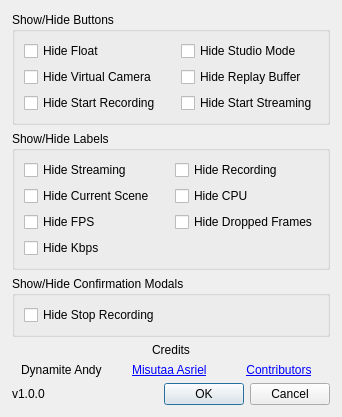
<?xml version='1.0' encoding='UTF-8'?>
<ui version="4.0">
 <class>DialogPluginSettings</class>
 <widget class="QDialog" name="dialogPluginSettings">
  <property name="geometry">
   <rect>
    <x>0</x>
    <y>0</y>
    <width>336</width>
    <height>392</height>
   </rect>
  </property>
  <property name="windowTitle">
   <string>Dynamite Toolbar Settings</string>
  </property>
  <layout class="QVBoxLayout" name="vLayoutToolbarSettings" stretch="0,0,0,0,0">
   <property name="sizeConstraint">
    <enum>QLayout::SizeConstraint::SetFixedSize</enum>
   </property>
   <property name="leftMargin">
    <number>12</number>
   </property>
   <property name="topMargin">
    <number>12</number>
   </property>
   <property name="rightMargin">
    <number>12</number>
   </property>
   <property name="bottomMargin">
    <number>12</number>
   </property>
   <item>
    <widget class="QGroupBox" name="grpShowHideButtons">
     <property name="title">
      <string>Show/Hide Buttons</string>
     </property>
     <layout class="QVBoxLayout" name="vLayoutShowHideButtons" stretch="0">
      <item>
       <layout class="QFormLayout" name="frmLayoutShowHideButtons">
        <property name="fieldGrowthPolicy">
         <enum>QFormLayout::FieldGrowthPolicy::ExpandingFieldsGrow</enum>
        </property>
        <property name="horizontalSpacing">
         <number>20</number>
        </property>
        <property name="bottomMargin">
         <number>0</number>
        </property>
        <item row="0" column="0">
         <widget class="QCheckBox" name="cbxShowHideFloat">
          <property name="text">
           <string>Hide Float</string>
          </property>
         </widget>
        </item>
        <item row="0" column="1">
         <widget class="QCheckBox" name="cbxShowHideStudioMode">
          <property name="text">
           <string>Hide Studio Mode</string>
          </property>
         </widget>
        </item>
        <item row="1" column="0">
         <widget class="QCheckBox" name="cbxShowHideVirtualCamera">
          <property name="text">
           <string>Hide Virtual Camera</string>
          </property>
         </widget>
        </item>
        <item row="1" column="1">
         <widget class="QCheckBox" name="cbxShowHideReplayBuffer">
          <property name="text">
           <string>Hide Replay Buffer</string>
          </property>
         </widget>
        </item>
        <item row="2" column="0">
         <widget class="QCheckBox" name="cbxShowHideStartRecording">
          <property name="text">
           <string>Hide Start Recording</string>
          </property>
         </widget>
        </item>
        <item row="2" column="1">
         <widget class="QCheckBox" name="cbxShowHideStartStreaming">
          <property name="text">
           <string>Hide Start Streaming</string>
          </property>
         </widget>
        </item>
       </layout>
      </item>
     </layout>
    </widget>
   </item>
   <item>
    <widget class="QGroupBox" name="grpShowHideLabels">
     <property name="title">
      <string>Show/Hide Labels</string>
     </property>
     <layout class="QVBoxLayout" name="vLayoutShowHideLabels">
      <item>
       <layout class="QFormLayout" name="frmLayoutShowHideLabels">
        <property name="sizeConstraint">
         <enum>QLayout::SizeConstraint::SetDefaultConstraint</enum>
        </property>
        <property name="fieldGrowthPolicy">
         <enum>QFormLayout::FieldGrowthPolicy::ExpandingFieldsGrow</enum>
        </property>
        <property name="labelAlignment">
         <set>Qt::AlignmentFlag::AlignLeading|Qt::AlignmentFlag::AlignLeft|Qt::AlignmentFlag::AlignVCenter</set>
        </property>
        <property name="horizontalSpacing">
         <number>20</number>
        </property>
        <property name="verticalSpacing">
         <number>6</number>
        </property>
        <property name="leftMargin">
         <number>0</number>
        </property>
        <property name="topMargin">
         <number>0</number>
        </property>
        <property name="rightMargin">
         <number>0</number>
        </property>
        <property name="bottomMargin">
         <number>0</number>
        </property>
        <item row="0" column="0">
         <widget class="QCheckBox" name="cbxShowHideStreaming">
          <property name="enabled">
           <bool>true</bool>
          </property>
          <property name="sizePolicy">
           <sizepolicy hsizetype="Minimum" vsizetype="Expanding">
            <horstretch>0</horstretch>
            <verstretch>1</verstretch>
           </sizepolicy>
          </property>
          <property name="text">
           <string>Hide Streaming</string>
          </property>
         </widget>
        </item>
        <item row="0" column="1">
         <widget class="QCheckBox" name="cbxShowHideRecording">
          <property name="text">
           <string>Hide Recording</string>
          </property>
         </widget>
        </item>
        <item row="1" column="0">
         <widget class="QCheckBox" name="cbxShowHideCurrentScene">
          <property name="text">
           <string>Hide Current Scene</string>
          </property>
         </widget>
        </item>
        <item row="1" column="1">
         <widget class="QCheckBox" name="cbxShowHideCPU">
          <property name="text">
           <string>Hide CPU</string>
          </property>
         </widget>
        </item>
        <item row="2" column="0">
         <widget class="QCheckBox" name="cbxShowHideFPS">
          <property name="text">
           <string>Hide FPS</string>
          </property>
         </widget>
        </item>
        <item row="2" column="1">
         <widget class="QCheckBox" name="cbxShowHideDroppedFrames">
          <property name="text">
           <string>Hide Dropped Frames</string>
          </property>
         </widget>
        </item>
        <item row="3" column="0">
         <widget class="QCheckBox" name="cbxShowHideKbps">
          <property name="text">
           <string>Hide Kbps</string>
          </property>
         </widget>
        </item>
       </layout>
      </item>
     </layout>
    </widget>
   </item>
   <item>
    <widget class="QGroupBox" name="grpShowHideConfirmationModals">
     <property name="title">
      <string>Show/Hide Confirmation Modals</string>
     </property>
     <layout class="QVBoxLayout" name="vLayoutShowHideConfirmationModals">
      <item>
       <layout class="QFormLayout" name="frmLayoutShowHideConfirmationModals">
        <property name="sizeConstraint">
         <enum>QLayout::SizeConstraint::SetDefaultConstraint</enum>
        </property>
        <property name="fieldGrowthPolicy">
         <enum>QFormLayout::FieldGrowthPolicy::ExpandingFieldsGrow</enum>
        </property>
        <property name="labelAlignment">
         <set>Qt::AlignmentFlag::AlignLeading|Qt::AlignmentFlag::AlignLeft|Qt::AlignmentFlag::AlignVCenter</set>
        </property>
        <property name="horizontalSpacing">
         <number>20</number>
        </property>
        <property name="verticalSpacing">
         <number>6</number>
        </property>
        <property name="leftMargin">
         <number>0</number>
        </property>
        <property name="topMargin">
         <number>0</number>
        </property>
        <property name="rightMargin">
         <number>0</number>
        </property>
        <property name="bottomMargin">
         <number>0</number>
        </property>
        <item row="0" column="0">
         <widget class="QCheckBox" name="cbxShowHideStopRecording">
          <property name="enabled">
           <bool>true</bool>
          </property>
          <property name="text">
           <string>Hide Stop Recording</string>
          </property>
         </widget>
        </item>
       </layout>
      </item>
     </layout>
    </widget>
   </item>
   <item>
    <layout class="QGridLayout" name="gridLayoutCredits">
     <item row="0" column="0" colspan="3">
      <widget class="QLabel" name="lblCreditsName">
       <property name="sizePolicy">
        <sizepolicy hsizetype="Minimum" vsizetype="Expanding">
         <horstretch>0</horstretch>
         <verstretch>1</verstretch>
        </sizepolicy>
       </property>
       <property name="text">
        <string>Credits</string>
       </property>
       <property name="alignment">
        <set>Qt::AlignmentFlag::AlignCenter</set>
       </property>
       <property name="openExternalLinks">
        <bool>true</bool>
       </property>
      </widget>
     </item>
     <item row="1" column="1">
      <widget class="QLabel" name="lblByMisutaaAsriel">
       <property name="sizePolicy">
        <sizepolicy hsizetype="Minimum" vsizetype="Expanding">
         <horstretch>0</horstretch>
         <verstretch>1</verstretch>
        </sizepolicy>
       </property>
       <property name="text">
        <string notr="true">&lt;html&gt;
&lt;head/&gt;
&lt;body&gt;
&lt;p&gt;
&lt;a href="https://asrie.lol/"&gt;&lt;span&gt;Misutaa Asriel&lt;/span&gt;&lt;/a&gt;
&lt;/p&gt;
&lt;/body&gt;
&lt;/html&gt;</string>
       </property>
       <property name="alignment">
        <set>Qt::AlignmentFlag::AlignCenter</set>
       </property>
       <property name="wordWrap">
        <bool>true</bool>
       </property>
       <property name="openExternalLinks">
        <bool>true</bool>
       </property>
      </widget>
     </item>
     <item row="1" column="0">
      <widget class="QLabel" name="lblByDynamiteAndy">
       <property name="sizePolicy">
        <sizepolicy hsizetype="Minimum" vsizetype="Expanding">
         <horstretch>0</horstretch>
         <verstretch>1</verstretch>
        </sizepolicy>
       </property>
       <property name="text">
        <string notr="true">&lt;html&gt;
&lt;head/&gt;
&lt;body&gt;
&lt;p&gt;
&lt;span&gt;Dynamite Andy&lt;/span&gt;
&lt;/p&gt;
&lt;/body&gt;
&lt;/html&gt;</string>
       </property>
       <property name="alignment">
        <set>Qt::AlignmentFlag::AlignCenter</set>
       </property>
       <property name="wordWrap">
        <bool>true</bool>
       </property>
       <property name="openExternalLinks">
        <bool>true</bool>
       </property>
      </widget>
     </item>
     <item row="1" column="2">
      <widget class="QLabel" name="lblContributorsName">
       <property name="sizePolicy">
        <sizepolicy hsizetype="Minimum" vsizetype="Expanding">
         <horstretch>0</horstretch>
         <verstretch>1</verstretch>
        </sizepolicy>
       </property>
       <property name="text">
        <string>&lt;html&gt;&lt;head/&gt;&lt;body&gt;&lt;p&gt;&lt;a href="https://github.com/DynamiteAndy/DynamiteAndy.DynamiteToolbar/graphs/contributors"&gt;Contributors&lt;/a&gt;&lt;/p&gt;&lt;/body&gt;&lt;/html&gt;</string>
       </property>
       <property name="alignment">
        <set>Qt::AlignmentFlag::AlignCenter</set>
       </property>
       <property name="wordWrap">
        <bool>true</bool>
       </property>
       <property name="openExternalLinks">
        <bool>true</bool>
       </property>
      </widget>
     </item>
    </layout>
   </item>
   <item>
    <layout class="QGridLayout" name="gridLayoutButtons">
     <item row="0" column="0">
      <widget class="QLabel" name="lblVersionValue">
       <property name="sizePolicy">
        <sizepolicy hsizetype="Minimum" vsizetype="Expanding">
         <horstretch>0</horstretch>
         <verstretch>1</verstretch>
        </sizepolicy>
       </property>
       <property name="text">
        <string>v1.0.0</string>
       </property>
      </widget>
     </item>
     <item row="0" column="1">
      <widget class="QDialogButtonBox" name="dialogButtonBox">
       <property name="minimumSize">
        <size>
         <width>100</width>
         <height>0</height>
        </size>
       </property>
       <property name="standardButtons">
        <set>QDialogButtonBox::StandardButton::Cancel|QDialogButtonBox::StandardButton::Ok</set>
       </property>
       <property name="centerButtons">
        <bool>false</bool>
       </property>
      </widget>
     </item>
    </layout>
   </item>
  </layout>
 </widget>
 <resources />
 <connections />
</ui>
